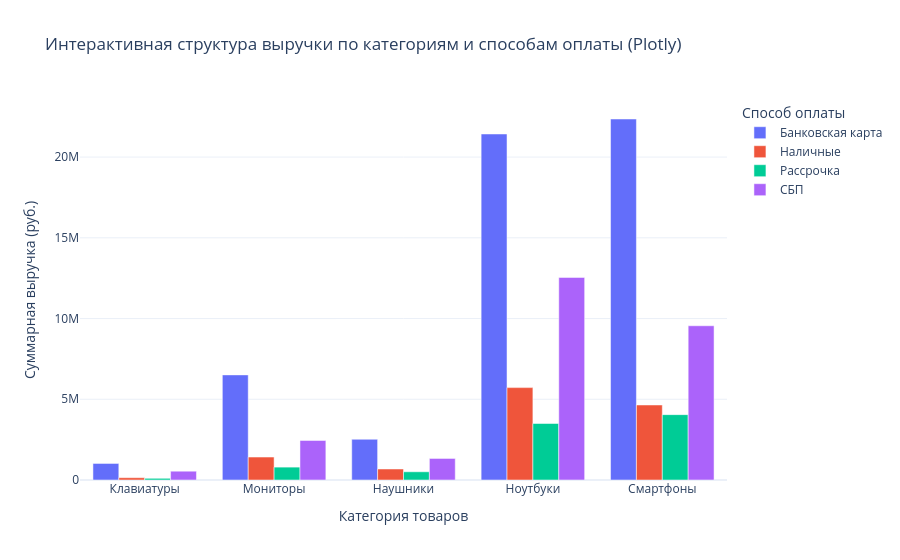

Here is the notebook cell this chart was saved with:
### Code cell
cat_payment = df.groupby(["category", "payment_method"])["total_cost"].sum().reset_index()

fig = px.bar(
    cat_payment,
    x="category",
    y="total_cost",
    color="payment_method",
    title="Интерактивная структура выручки по категориям и способам оплаты (Plotly)",
    labels={"total_cost": "Выручка (руб.)", "category": "Категория", "payment_method": "Способ оплаты"},
    barmode="group",
    template="plotly_white"
)

fig.update_layout(xaxis_title="Категория товаров", yaxis_title="Суммарная выручка (руб.)")
fig.show()

### Figure 1 — Plotly figure (JSON) as saved in the notebook; plotly's stock layout.template omitted (floating-point values rounded to 4 significant figures)
{"data": [{"alignmentgroup": "True", "hovertemplate": "Способ оплаты=Банковская карта<br>Категория=%{x}<br>Выручка (руб.)=%{y}<extra></extra>", "legendgroup": "Банковская карта", "marker": {"color": "#636efa", "pattern": {"shape": ""}}, "name": "Банковская карта", "offsetgroup": "Банковская карта", "orientation": "v", "showlegend": true, "textposition": "auto", "type": "bar", "x": ["Клавиатуры", "Мониторы", "Наушники", "Ноутбуки", "Смартфоны"], "xaxis": "x", "y": [1025000.0, 6510000.0, 2524000.0, 21430000.0, 22360000.0], "yaxis": "y"}, {"alignmentgroup": "True", "hovertemplate": "Способ оплаты=Наличные<br>Категория=%{x}<br>Выручка (руб.)=%{y}<extra></extra>", "legendgroup": "Наличные", "marker": {"color": "#EF553B", "pattern": {"shape": ""}}, "name": "Наличные", "offsetgroup": "Наличные", "orientation": "v", "showlegend": true, "textposition": "auto", "type": "bar", "x": ["Клавиатуры", "Мониторы", "Наушники", "Ноутбуки", "Смартфоны"], "xaxis": "x", "y": [143400.0, 1423000.0, 681700.0, 5722000.0, 4646000.0], "yaxis": "y"}, {"alignmentgroup": "True", "hovertemplate": "Способ оплаты=Рассрочка<br>Категория=%{x}<br>Выручка (руб.)=%{y}<extra></extra>", "legendgroup": "Рассрочка", "marker": {"color": "#00cc96", "pattern": {"shape": ""}}, "name": "Рассрочка", "offsetgroup": "Рассрочка", "orientation": "v", "showlegend": true, "textposition": "auto", "type": "bar", "x": ["Клавиатуры", "Мониторы", "Наушники", "Ноутбуки", "Смартфоны"], "xaxis": "x", "y": [105000.0, 797600.0, 509800.0, 3499000.0, 4048000.0], "yaxis": "y"}, {"alignmentgroup": "True", "hovertemplate": "Способ оплаты=СБП<br>Категория=%{x}<br>Выручка (руб.)=%{y}<extra></extra>", "legendgroup": "СБП", "marker": {"color": "#ab63fa", "pattern": {"shape": ""}}, "name": "СБП", "offsetgroup": "СБП", "orientation": "v", "showlegend": true, "textposition": "auto", "type": "bar", "x": ["Клавиатуры", "Мониторы", "Наушники", "Ноутбуки", "Смартфоны"], "xaxis": "x", "y": [545200.0, 2450000.0, 1334000.0, 12550000.0, 9553000.0], "yaxis": "y"}], "layout": {"barmode": "group", "legend": {"title": {"text": "Способ оплаты"}, "tracegroupgap": 0}, "title": {"text": "Интерактивная структура выручки по категориям и способам оплаты (Plotly)"}, "xaxis": {"anchor": "y", "domain": [0, 1], "title": {"text": "Категория товаров"}}, "yaxis": {"anchor": "x", "domain": [0, 1], "title": {"text": "Суммарная выручка (руб.)"}}}}
